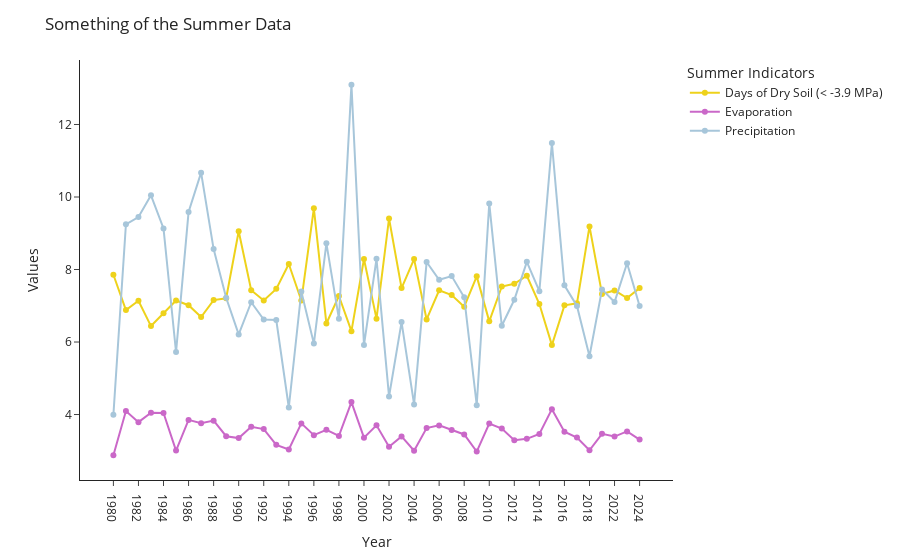

Notebook cell for this chart:
### Code cell
# plot a line graph of drysoildays_summer_whole, evap_summer, nondryswa_summer_whole, ppt_summer, and tmax_summer
fig = px.line(summer_copy, x='year', y=['drysoildays_summer_whole', 'evap_summer', 'ppt_summer'], 
              hover_name='year', template='simple_white', color_discrete_sequence=["#EED21B", "#CA68C8", "#A7C6DA"])

fig.for_each_trace(lambda trace: trace.update(name = trace.name.replace('drysoildays_summer_whole', 'Days of Dry Soil (< -3.9 MPa)')
                                                      .replace('evap_summer', 'Evaporation')
                                                      .replace('ppt_summer', 'Precipitation')))

fig.update_traces(mode = 'markers+lines', hovertemplate=None)
fig.update_layout(title='Something of the Summer Data', xaxis_title='Year', yaxis_title='Values', hovermode = 'x', legend_title='Summer Indicators')

fig.show()

### Figure 1 — Plotly figure (JSON) as saved in the notebook; plotly's stock layout.template omitted (floating-point values rounded to 4 significant figures)
{"data": [{"hovertext": ["1980", "1981", "1982", "1983", "1984", "1985", "1986", "1987", "1988", "1989", "1990", "1991", "1992", "1993", "1994", "1995", "1996", "1997", "1998", "1999", "2000", "2001", "2002", "2003", "2004", "2005", "2006", "2007", "2008", "2009", "2010", "2011", "2012", "2013", "2014", "2015", "2016", "2017", "2018", "2021", "2022", "2023", "2024"], "legendgroup": "drysoildays_summer_whole", "line": {"color": "#EED21B", "dash": "solid"}, "marker": {"symbol": "circle"}, "mode": "markers+lines", "name": "Days of Dry Soil (< -3.9 MPa)", "orientation": "v", "showlegend": true, "type": "scatter", "x": ["1980", "1981", "1982", "1983", "1984", "1985", "1986", "1987", "1988", "1989", "1990", "1991", "1992", "1993", "1994", "1995", "1996", "1997", "1998", "1999", "2000", "2001", "2002", "2003", "2004", "2005", "2006", "2007", "2008", "2009", "2010", "2011", "2012", "2013", "2014", "2015", "2016", "2017", "2018", "2021", "2022", "2023", "2024"], "xaxis": "x", "y": [7.856, 6.881, 7.139, 6.44, 6.792, 7.147, 7.016, 6.688, 7.156, 7.207, 9.056, 7.429, 7.146, 7.466, 8.152, 7.144, 9.688, 6.51, 7.269, 6.3, 8.289, 6.645, 9.407, 7.487, 8.287, 6.622, 7.426, 7.296, 6.973, 7.811, 6.57, 7.531, 7.607, 7.828, 7.047, 5.915, 7.012, 7.067, 9.188, 7.325, 7.423, 7.213, 7.487], "yaxis": "y"}, {"hovertext": ["1980", "1981", "1982", "1983", "1984", "1985", "1986", "1987", "1988", "1989", "1990", "1991", "1992", "1993", "1994", "1995", "1996", "1997", "1998", "1999", "2000", "2001", "2002", "2003", "2004", "2005", "2006", "2007", "2008", "2009", "2010", "2011", "2012", "2013", "2014", "2015", "2016", "2017", "2018", "2021", "2022", "2023", "2024"], "legendgroup": "evap_summer", "line": {"color": "#CA68C8", "dash": "solid"}, "marker": {"symbol": "circle"}, "mode": "markers+lines", "name": "Evaporation", "orientation": "v", "showlegend": true, "type": "scatter", "x": ["1980", "1981", "1982", "1983", "1984", "1985", "1986", "1987", "1988", "1989", "1990", "1991", "1992", "1993", "1994", "1995", "1996", "1997", "1998", "1999", "2000", "2001", "2002", "2003", "2004", "2005", "2006", "2007", "2008", "2009", "2010", "2011", "2012", "2013", "2014", "2015", "2016", "2017", "2018", "2021", "2022", "2023", "2024"], "xaxis": "x", "y": [2.877, 4.098, 3.79, 4.05, 4.044, 3.006, 3.852, 3.763, 3.832, 3.401, 3.35, 3.661, 3.598, 3.164, 3.039, 3.756, 3.432, 3.577, 3.411, 4.344, 3.363, 3.703, 3.114, 3.396, 3.002, 3.627, 3.701, 3.574, 3.451, 2.978, 3.75, 3.615, 3.294, 3.33, 3.465, 4.148, 3.527, 3.364, 3.013, 3.467, 3.392, 3.535, 3.31], "yaxis": "y"}, {"hovertext": ["1980", "1981", "1982", "1983", "1984", "1985", "1986", "1987", "1988", "1989", "1990", "1991", "1992", "1993", "1994", "1995", "1996", "1997", "1998", "1999", "2000", "2001", "2002", "2003", "2004", "2005", "2006", "2007", "2008", "2009", "2010", "2011", "2012", "2013", "2014", "2015", "2016", "2017", "2018", "2021", "2022", "2023", "2024"], "legendgroup": "ppt_summer", "line": {"color": "#A7C6DA", "dash": "solid"}, "marker": {"symbol": "circle"}, "mode": "markers+lines", "name": "Precipitation", "orientation": "v", "showlegend": true, "type": "scatter", "x": ["1980", "1981", "1982", "1983", "1984", "1985", "1986", "1987", "1988", "1989", "1990", "1991", "1992", "1993", "1994", "1995", "1996", "1997", "1998", "1999", "2000", "2001", "2002", "2003", "2004", "2005", "2006", "2007", "2008", "2009", "2010", "2011", "2012", "2013", "2014", "2015", "2016", "2017", "2018", "2021", "2022", "2023", "2024"], "xaxis": "x", "y": [3.993, 9.247, 9.448, 10.04, 9.134, 5.723, 9.585, 10.67, 8.564, 7.221, 6.21, 7.097, 6.621, 6.607, 4.194, 7.396, 5.956, 8.723, 6.644, 13.1, 5.916, 8.295, 4.497, 6.551, 4.28, 8.206, 7.717, 7.818, 7.233, 4.256, 9.824, 6.448, 7.166, 8.211, 7.403, 11.49, 7.564, 6.995, 5.608, 7.452, 7.103, 8.171, 6.994], "yaxis": "y"}], "layout": {"hovermode": "x", "legend": {"title": {"text": "Summer Indicators"}, "tracegroupgap": 0}, "margin": {"t": 60}, "title": {"text": "Something of the Summer Data"}, "xaxis": {"anchor": "y", "domain": [0, 1], "title": {"text": "Year"}}, "yaxis": {"anchor": "x", "domain": [0, 1], "title": {"text": "Values"}}}}
